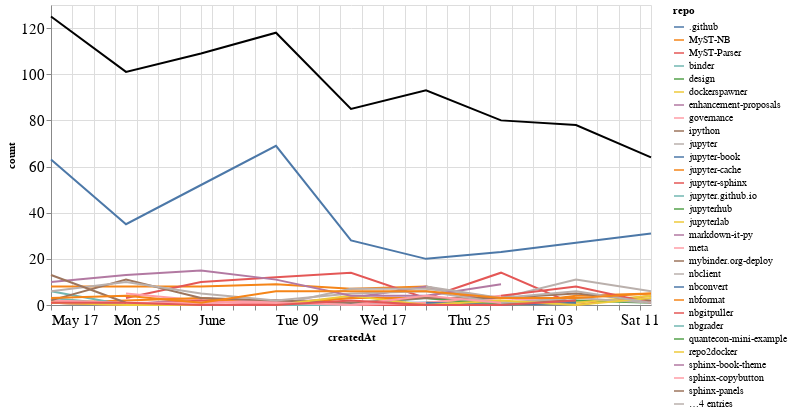

Notebook code for this chart:
### Markdown cell above
## Comments

### Code cell
comments_time = comments.groupby('repo').resample('W', on='createdAt').count()['author'].reset_index()
comments_time = comments_time.rename(columns={'author': 'count'})
comments_time_total = comments_time.groupby('createdAt').agg({"count": "sum"}).reset_index()
ch1 = alt.Chart(comments_time, width=600).mark_line().encode(
    x='createdAt',
    y='count',
    color='repo',
    tooltip="repo"
)

ch2 = alt.Chart(comments_time_total, width=600).mark_line(color="black").encode(
    x='createdAt',
    y='count',
)

ch1 + ch2

### Figure 1 — Vega-Lite specification as saved in the notebook (floating-point values rounded to 4 significant figures; data arrays with more than 128 entries replaced by an {"elided": "..."} marker saying what was removed)
{"config": {"axisLeft": {"labelFontSize": 15}, "axisBottom": {"labelFontSize": 15}}, "layer": [{"data": {"name": "data-eb9a381f28cc7263e2432ac4a2bcb5b1"}, "mark": "line", "encoding": {"color": {"type": "nominal", "field": "repo"}, "tooltip": {"type": "nominal", "field": "repo"}, "x": {"type": "temporal", "field": "createdAt"}, "y": {"type": "quantitative", "field": "count"}}, "width": 600}, {"data": {"name": "data-180515e694d98ad355ab9687bb70b1dc"}, "mark": {"type": "line", "color": "black"}, "encoding": {"x": {"type": "temporal", "field": "createdAt"}, "y": {"type": "quantitative", "field": "count"}}, "width": 600}], "$schema": "https://vega.github.io/schema/vega-lite/v4.8.1.json", "datasets": {"data-eb9a381f28cc7263e2432ac4a2bcb5b1": {"elided": "176 records"}, "data-180515e694d98ad355ab9687bb70b1dc": [{"createdAt": "2020-05-17T00:00:00", "count": 125}, {"createdAt": "2020-05-24T00:00:00", "count": 101}, {"createdAt": "2020-05-31T00:00:00", "count": 109}, {"createdAt": "2020-06-07T00:00:00", "count": 118}, {"createdAt": "2020-06-14T00:00:00", "count": 85}, {"createdAt": "2020-06-21T00:00:00", "count": 93}, {"createdAt": "2020-06-28T00:00:00", "count": 80}, {"createdAt": "2020-07-05T00:00:00", "count": 78}, {"createdAt": "2020-07-12T00:00:00", "count": 64}]}}
